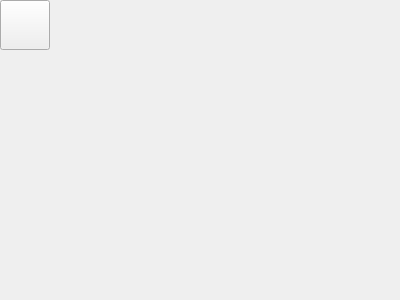
<?xml version="1.0" encoding="UTF-8"?>
<ui version="4.0">
 <class>Supermarket</class>
 <widget class="QWidget" name="Supermarket">
  <property name="geometry">
   <rect>
    <x>0</x>
    <y>0</y>
    <width>400</width>
    <height>300</height>
   </rect>
  </property>
  <property name="windowTitle">
   <string>Supermarket</string>
  </property>
  <widget class="QToolButton" name="canteen_20">
   <property name="enabled">
    <bool>true</bool>
   </property>
   <property name="geometry">
    <rect>
     <x>0</x>
     <y>0</y>
     <width>50</width>
     <height>50</height>
    </rect>
   </property>
   <property name="autoFillBackground">
    <bool>false</bool>
   </property>
   <property name="text">
    <string/>
   </property>
   <property name="icon">
    <iconset resource="DigitalMapForWHU.qrc">
     <normaloff>:/新前缀/Resources/supermarket_64px_1144996_easyicon.net.png</normaloff>:/新前缀/Resources/supermarket_64px_1144996_easyicon.net.png</iconset>
   </property>
   <property name="iconSize">
    <size>
     <width>40</width>
     <height>40</height>
    </size>
   </property>
   <property name="toolButtonStyle">
    <enum>Qt::ToolButtonIconOnly</enum>
   </property>
  </widget>
 </widget>
 <layoutdefault spacing="6" margin="11"/>
 <resources>
  <include location="DigitalMapForWHU.qrc"/>
 </resources>
 <connections/>
</ui>
